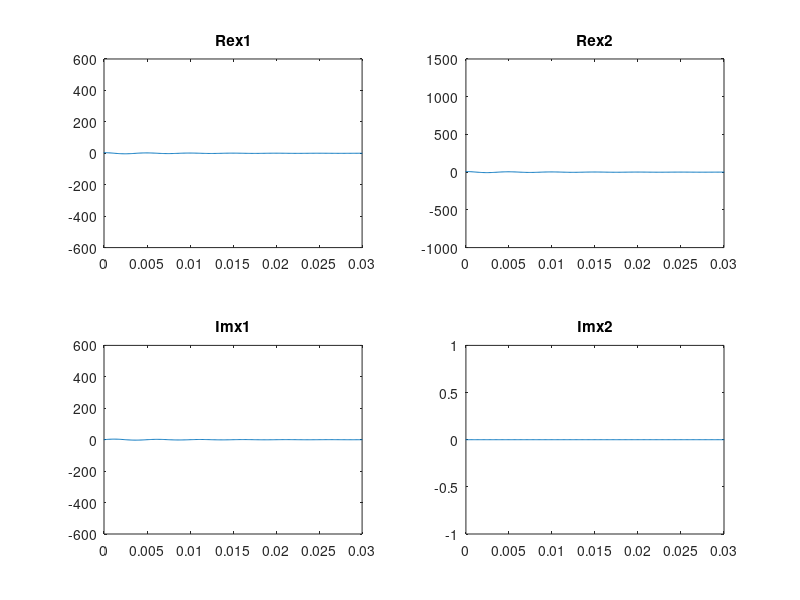

Write MATLAB code to recreate this figure.
% 4. Exponentielle complexe
clear; close all; clc;

A = 4;
sigma = -100;
f = 200;
omega = 2*pi*f;
resolution = 100e-6;

t = -50e-3:resolution:100e-3;

z = sigma + 1j*omega;
% z' est le conjugue complexe de z
x1 = A*exp(z*t);
x2 = A*exp(t*z) + A*exp(t*(z'));

%% Plots

axes(1) = subplot(221);
plot(t, real(x1));
title("Re\{x1\}");

axes(2) = subplot(223);
plot(t, imag(x1));
title("Im\{x1\}");

axes(3) = subplot(222);
plot(t, real(x2));
title("Re\{x2\}");

axes(4) = subplot(224);
plot(t, imag(x2));
title("Im\{x2\}");

linkaxes(axes, 'x');
xlim([0 30e-3]);

% sigma represente a quelle vitesse la fonction arrive a 0
% omega represente la vitesse a laquelle est oscille
% Pour le signal x2, on additionne deux exponentielles complexes avec leur
% oscillation en anti-phase. L'oscillation finale est donc nulle. Pour leur
% amplitude differentes, leur partie reelle sont en phase, donc elles
% s'additionnent. On a donc que la partie reelle de x2 est le double de
% celle de x1.
